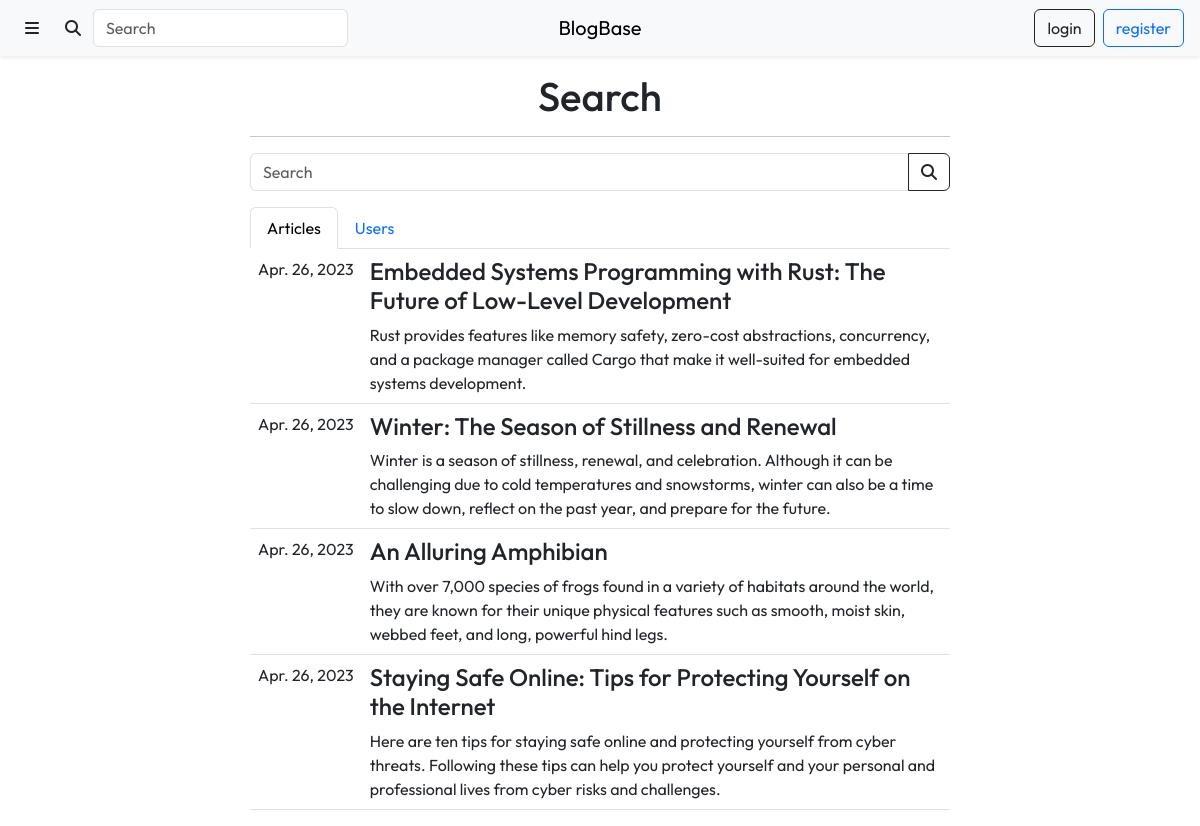
The page /content/search.php on the database its author committed.
### tables this page shows
CREATE TABLE `Articles` (
  `article_id` int(11) NOT NULL,
  `author_id` int(11) NOT NULL,
  `title` varchar(225) NOT NULL,
  `description` tinytext DEFAULT NULL,
  `lead_image` varchar(255) DEFAULT NULL,
  `content` longblob DEFAULT NULL,
  `submitted` tinyint(1) NOT NULL DEFAULT 0,
  `submit_date` date NOT NULL DEFAULT current_timestamp(),
  `approved` tinyint(1) NOT NULL DEFAULT 0,
  `click_number` int(11) NOT NULL DEFAULT 0
);

### content/search.php (the view, shortened to what this page needs)
<?php
require_once "../include/connect.inc.php";
if ($_GET['query'] == "") {
    $article_query = "SELECT title, article_id, description, UNIX_TIMESTAMP(submit_date) as submit_date
                      FROM Articles
                      WHERE approved = 1
                      ORDER BY submit_date DESC";
    $article_result = mysqli_query($con, $article_query);
    $article_matches = $article_result->fetch_all(MYSQLI_BOTH);
}
?>
<!DOCTYPE html>
<html lang="en">
    <head>
         <link rel="stylesheet" href="https://cdn.jsdelivr.net/npm/bootstrap@5.3.0-alpha1/dist/css/bootstrap.min.css">
         <link rel="stylesheet" href="https://cdnjs.cloudflare.com/ajax/libs/font-awesome/6.2.1/css/all.min.css">
         <link rel="stylesheet" href="./css/styles.css">
    </head>
    <body>
        <div class="header">
            <?php include "./views/header.php" ?>
        </div>
        <div class="mt-3 text-center">
            <h1>Search</h1>
        </div>
        <div class="col-10 col-lg-7 mx-auto mt-3">
            <hr>
            <form method="get" action="./search.php" class="input-group rounded">
                <input class="form-control" name="query" type="search" placeholder="Search" value="<?php echo $search_term ?>" aria-label="Search">
                <button class="btn btn-outline-dark input-group-text" type="submit">
                    <i class="fa-solid fa-search"></i>
                </button>
            </form>
            <ul class="nav nav-tabs mt-3" id="search-tab" role="tablist">
                <li class="nav-item" role="presentation">
                    <button class="nav-link active" id="articles-tab" data-bs-toggle="tab" data-bs-target="#articles-tab-pane" type="button" role="tab" aria-controls="articles-tab-pane" aria-selected="true">Articles</button>
                </li>
                <li class="nav-item" role="presentation">
                    <button class="nav-link" id="users-tab" data-bs-toggle="tab" data-bs-target="#users-tab-pane" type="button" role="tab" aria-controls="users-tab-pane" aria-selected="false">Users</button>
                </li>
            </ul>
            <div class="tab-content" id="search-tab-content">
                <div class="tab-pane fade show active" id="articles-tab-pane" role="tabpanel" aria-labelledby="articles-tab" tabindex="0">
                    <table class="table text-start">
                        <tbody>
                            <?php if (count($article_matches) == 0) { ?>
                                <tr>
                                    <h4 class="m-2">No results...</h4>
                                </tr>
                            <?php } else {?>
                                <?php foreach ($article_matches as $current_row) { ?>
                                    <tr>
                                        <td class="text-nowrap">
                                            <?php echo date("M. d, Y", $current_row['submit_date']) ?>
                                        </td>
                                        <td>
                                            <h4>
                                                <a class="text-reset text-decoration-none" href="./article.php?id=<?php echo $current_row['article_id'] ?>">
                                                    <?php echo $current_row['title'] ?>
                                                </a>
                                            </h4>
                                            <?php echo $current_row['description'] ?>
                                        </td>
                                    </tr>
                                <?php } ?>
                            <?php } ?>
                        </tbody>
                    </table>
                </div>
            </div>
        </div>
    </body>
</html>

### content/css/styles.css (style rules this page uses)
* { font-family: 'Outfit', sans-serif; }

### rows shown on the page
articles: submit_date "Apr. 26, 2023", title "Embedded Systems Programming with Rust: The Future of Low-Level Development", description "Rust provides features like memory safety, zero-cost abstractions, concurrency, and a package manager called Cargo that make it well-suited for embedded systems development."
articles: submit_date "Apr. 26, 2023", title "Winter: The Season of Stillness and Renewal", description "Winter is a season of stillness, renewal, and celebration. Although it can be challenging due to cold temperatures and snowstorms, winter can also be a time to slow down, reflect on the past year, and prepare for the future."
articles: submit_date "Apr. 26, 2023", title "An Alluring Amphibian", description "With over 7,000 species of frogs found in a variety of habitats around the world, they are known for their unique physical features such as smooth, moist skin, webbed feet, and long, powerful hind legs."
articles: submit_date "Apr. 26, 2023", title "Staying Safe Online: Tips for Protecting Yourself on the Internet", description "Here are ten tips for staying safe online and protecting yourself from cyber threats. Following these tips can help you protect yourself and your personal and professional lives from cyber risks and challenges."
